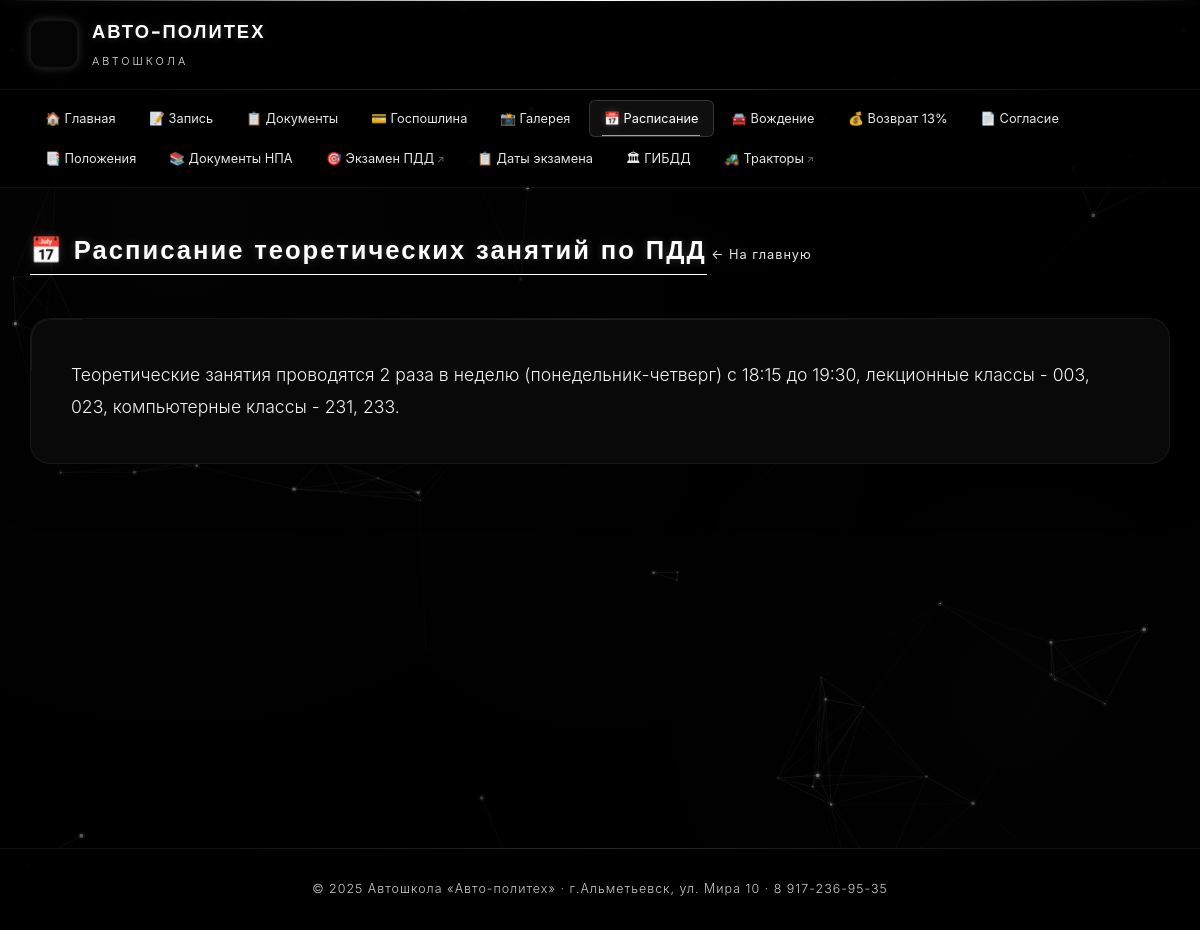
Page /schedule/ on the committed database.
### main/models.py (models this page shows, shortened)
class TheoreticalSchedule(models.Model):
    info_text = models.TextField('Текст расписания',
                                 default='Теоретические занятия проводятся 2 раза в неделю (понедельник-четверг) с 18:15 до 19:30, лекционные классы - 003, 023, компьютерные классы - 231, 233.')
    schedule_file = models.FileField('Файл расписания (PDF/изображение)', upload_to='schedules/', blank=True,
                                     null=True)
    schedule_image = models.ImageField('Изображение расписания', upload_to='schedules/', blank=True, null=True)
    class Meta:
        verbose_name = 'Расписание теории'
        verbose_name_plural = 'Расписание теории'
    @classmethod
    def load(cls):
        obj, created = cls.objects.get_or_create(pk=1)
        return obj

class SiteSettings(models.Model):
    phone = models.CharField('Телефон', max_length=100, default='8 917-236-95-35')
    address = models.CharField('Адрес', max_length=300, default='г.Альметьевск, ул. Мира 10')
    office_room = models.CharField('Кабинет записи', max_length=50, default='№312')
    work_hours = models.CharField('Время работы', max_length=200,
                                  default='понедельник-пятница с 8:00 до 16:00 (обед с 12:00 до 13:00)')
    director_name = models.CharField('Руководитель', max_length=200, default='Алаев Владимир Петрович')
    director_office = models.CharField('Кабинет руководителя', max_length=50, default='220 кабинет')
    gosposhlina_link = models.URLField('Ссылка для оплаты госпошлины', max_length=500, blank=True)
    class Meta:
        verbose_name = 'Настройки сайта'
        verbose_name_plural = 'Настройки сайта'
    @classmethod
    def load(cls):
        obj, created = cls.objects.get_or_create(pk=1)
        return obj

### main/views.py (the view)
# urls.py: path('schedule/', views.schedule, name='schedule'),
def schedule(request):
    schedule_info = TheoreticalSchedule.load()
    context = {
        'schedule_info': schedule_info,
    }
    return render(request, 'main/schedule.html', context)

### main/context_processors.py (called while the page is built)
def site_settings(request):
    try:
        settings = SiteSettings.load()
    except Exception:
        settings = None
    return {'site_settings': settings}

### main/templates/main/schedule.html (shortened to what this page needs)
{% extends 'main/base.html' %}
{% block content %}
<div class="page-header">
    <h2>📅 Расписание теоретических занятий по ПДД</h2>
    <a href="{% url 'main:index' %}" class="back-link">← На главную</a>
</div>
<div class="glass-card">
    <div class="content-text">
        <p style="font-size: 1.1rem; line-height: 1.8;">{{ schedule_info.info_text }}</p>
    </div>
</div>
{% endblock %}

### main/templates/main/base.html (shortened to what this page needs)
{% load static %}
<!DOCTYPE html>
<html lang="ru">
<head>
    <link rel="stylesheet" href="{% static 'main/css/style.css' %}">
</head>
<body>
    <header class="header">
        <div class="header-content">
            <a href="{% url 'main:index' %}" class="logo">
                <div class="logo-icon"><img src=""></div>
                <div class="logo-text">
                    <h1>АВТО-ПОЛИТЕХ</h1>
                    <span>Автошкола</span>
                </div>
            </a>
        </div>
    </header>
    <nav class="nav">
        <div class="nav-content">
            <ul class="nav-list">
                <li><a href="{% url 'main:index' %}" {% if request.resolver_match.url_name == 'index' %}class="active"{% endif %}>🏠 Главная</a></li>
                <li><a href="{% url 'main:enrollment' %}" {% if request.resolver_match.url_name == 'enrollment' %}class="active"{% endif %}>📝 Запись</a></li>
                <li><a href="{% url 'main:documents' %}" {% if request.resolver_match.url_name == 'documents' %}class="active"{% endif %}>📋 Документы</a></li>
                <li><a href="{% url 'main:fee_info' %}" {% if request.resolver_match.url_name == 'fee_info' %}class="active"{% endif %}>💳 Госпошлина</a></li>
                <li><a href="{% url 'main:gallery' %}" {% if request.resolver_match.url_name == 'gallery' %}class="active"{% endif %}>📸 Галерея</a></li>
                <li><a href="{% url 'main:schedule' %}" {% if request.resolver_match.url_name == 'schedule' %}class="active"{% endif %}>📅 Расписание</a></li>
                <li><a href="{% url 'main:driving_schedules' %}" {% if request.resolver_match.url_name == 'driving_schedules' %}class="active"{% endif %}>🚘 Вождение</a></li>
                <li><a href="{% url 'main:tax_return' %}" {% if request.resolver_match.url_name == 'tax_return' %}class="active"{% endif %}>💰 Возврат 13%</a></li>
                <li><a href="{% url 'main:consent' %}" {% if request.resolver_match.url_name == 'consent' %}class="active"{% endif %}>📄 Согласие</a></li>
                <li><a href="{% url 'main:regulations' %}" {% if request.resolver_match.url_name == 'regulations' %}class="active"{% endif %}>📑 Положения</a></li>
                <li><a href="{% url 'main:normative_docs' %}" {% if request.resolver_match.url_name == 'normative_docs' %}class="active"{% endif %}>📚 Документы НПА</a></li>
                <li><a href="https://pddlife.com/" target="_blank" class="external">🎯 Экзамен ПДД</a></li>
                <li><a href="{% url 'main:exam_dates' %}" {% if request.resolver_match.url_name == 'exam_dates' %}class="active"{% endif %}>📋 Даты экзамена</a></li>
                <li><a href="{% url 'main:gibdd_dates' %}" {% if request.resolver_match.url_name == 'gibdd_dates' %}class="active"{% endif %}>🏛 ГИБДД</a></li>
                <li><a href="https://gtn-exam.ru/" target="_blank" class="external">🚜 Тракторы</a></li>
            </ul>
        </div>
    </nav>
    <main class="main-content">
        {% block content %}{% endblock %}
    </main>
    <footer class="footer">
        <p>© 2025 Автошкола «Авто-политех» · {% if site_settings %}{{ site_settings.address }}{% else %}г.Альметьевск, ул. Мира 10{% endif %} · {% if site_settings %}{{ site_settings.phone }}{% else %}8 917-236-95-35{% endif %}</p>
    </footer>
</body>
</html>

### rows in the picture
TheoreticalSchedule: info_text "Теоретические занятия проводятся 2 раза в неделю (понедельник-четверг) с 18:15 до 19:30, лекционные классы - 003, 023, компьютерные классы - 231, 233."
SiteSettings: address "г.Альметьевск, ул. Мира 10", phone "8 917-236-95-35"
